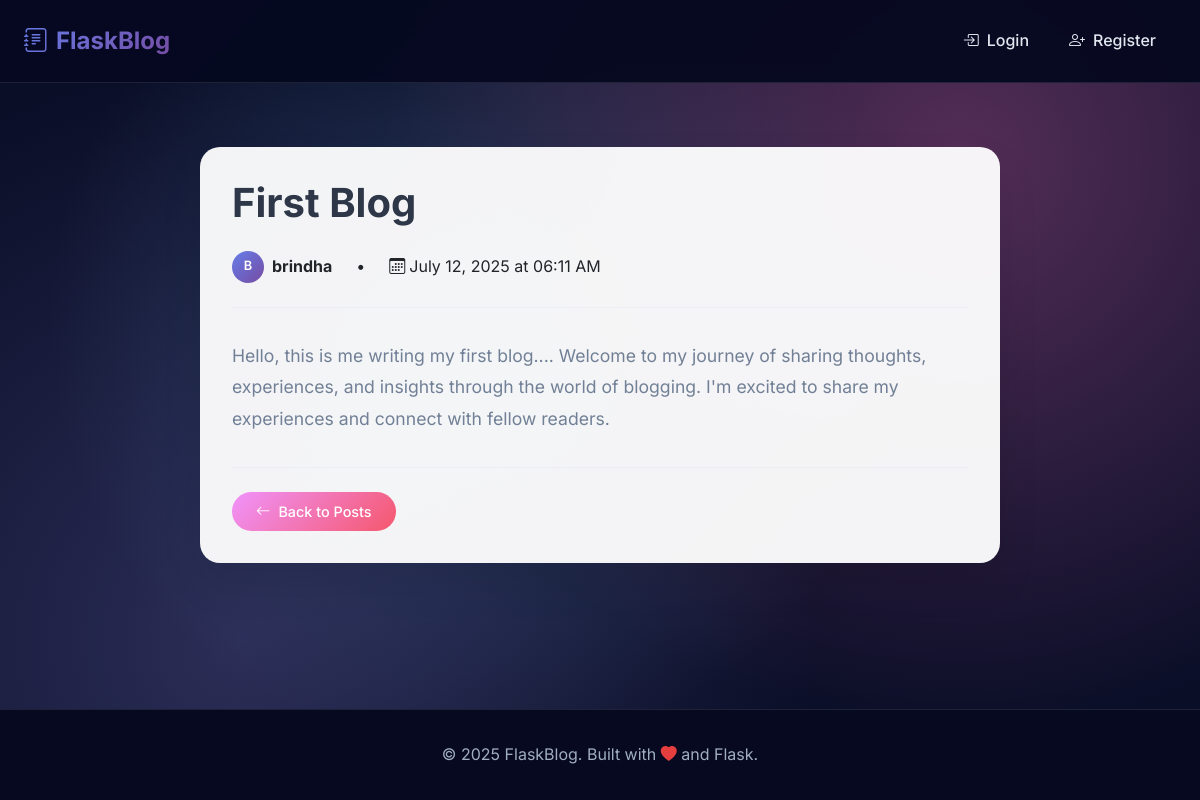
Screenshot of /post/2 with the database file from the repository.
### app.py (models this page shows, shortened)
class Post(db.Model):
    id = db.Column(db.Integer, primary_key=True)
    title = db.Column(db.String(200), nullable=False)
    content = db.Column(db.Text, nullable=False)
    date_posted = db.Column(db.DateTime, default=datetime.utcnow)
    user_id = db.Column(db.Integer, db.ForeignKey('user.id'), nullable=False)

class User(db.Model):
    id = db.Column(db.Integer, primary_key=True)
    username = db.Column(db.String(80), unique=True, nullable=False)
    email = db.Column(db.String(120), unique=True, nullable=False)
    password_hash = db.Column(db.String(128), nullable=False)
    posts = db.relationship('Post', backref='author', lazy=True)

### app.py (the view)
@app.route('/post/<int:post_id>')
def post(post_id):
    post = Post.query.get_or_404(post_id)
    current_user = get_current_user()
    return render_template('post.html', post=post, current_user=current_user)

### app.py (called while the page is built)
def get_current_user():
    if 'user_id' in session:
        return User.query.get(session['user_id'])
    return None

@app.context_processor
def inject_current_user():
    return {'current_user': get_current_user()}

### templates/post.html (shortened to what this page needs)
{% extends "base.html" %}
{% block content %}
<div class="container">
  <div class="post-detail">
    <h1 class="post-detail-title">{{ post.title }}</h1>
    <div class="post-detail-meta">
      <div class="author-info">
        <div class="author-avatar">{{ post.author.username[0].upper() }}</div>
        <span><strong>{{ post.author.username }}</strong></span>
      </div>
      <span>•</span>
      <span><i class="bi bi-calendar3 me-1"></i>{{ post.date_posted.strftime('%B %d, %Y at %I:%M %p') }}</span>
    </div>
    <div class="post-detail-content">
      {{ post.content|replace('\n', '<br>')|safe }}
    </div>
    <div class="post-actions">
      <a href="{{ url_for('index') }}" class="btn-secondary">
        <i class="bi bi-arrow-left me-2"></i>Back to Posts
      </a>
    </div>
  </div>
</div>
{% endblock %}

### static/css/style.css (style rules this page uses)
:root { --primary-gradient: linear-gradient(135deg, #667eea 0%, #764ba2 100%); --secondary-gradient: linear-gradient(135deg, #f093fb 0%, #f5576c 100%); --accent-gradient: linear-gradient(135deg, #4facfe 0%, #00f2fe 100%); --dark-bg: #0a0e27; --darker-bg: #060920; --card-bg: rgba(255, 255, 255, 0.95); --text-primary: #2d3748; --text-secondary: #718096; --border-color: rgba(255, 255, 255, 0.1); }
* { margin: 0; padding: 0; box-sizing: border-box; }
body { font-family: 'Inter', -apple-system, BlinkMacSystemFont, sans-serif; background: var(--dark-bg); background-image: radial-gradient(circle at 20% 80%, rgba(120, 119, 198, 0.3) 0%, transparent 50%), radial-gradient(circle at 80% 20%, rgba(255, 119, 198, 0.3) 0%, transparent 50%), radial-gradient(circle at 40% 40%, rgba(120, 200, 255, 0.2) 0%, transparent 50%); min-height: 100vh; display: flex; flex-direction: column; line-height: 1.6; }
.author-info { display: flex; align-items: center; gap: 0.5rem; }
.author-avatar { width: 32px; height: 32px; border-radius: 50%; background: var(--primary-gradient); display: flex; align-items: center; justify-content: center; color: white; font-weight: 600; font-size: 0.8rem; }
.btn-secondary { background: var(--secondary-gradient); border: none; padding: 0.5rem 1.5rem; border-radius: 25px; font-weight: 500; color: white; text-decoration: none; display: inline-block; transition: all 0.3s ease; font-size: 0.9rem; }
.post-detail { max-width: 800px; margin: 4rem auto; padding: 2rem; background: var(--card-bg); border-radius: 20px; box-shadow: 0 20px 40px rgba(0, 0, 0, 0.1); }
.post-detail-title { font-size: 2.5rem; font-weight: 700; color: var(--text-primary); margin-bottom: 1.5rem; line-height: 1.2; }
.post-detail-meta { display: flex; align-items: center; gap: 1.5rem; margin-bottom: 2rem; padding-bottom: 1.5rem; border-bottom: 1px solid rgba(226, 232, 240, 0.5); }
.post-detail-content { color: var(--text-secondary); line-height: 1.8; font-size: 1.1rem; margin-bottom: 2rem; }
.post-actions { display: flex; gap: 1rem; align-items: center; padding-top: 1.5rem; border-top: 1px solid rgba(226, 232, 240, 0.5); }
.post-detail { animation: fadeInUp 0.6s ease-out; }

### rows the page displays
Post: title "First Blog", date_posted "July 12, 2025 at 06:11 AM", content "Hello, this is me writing my first blog.... Welcome to my journey of sharing thoughts, experiences, and insights through the world of blogging. I'm excited to share my experiences and connect with fellow readers."
User: author "B", author.username "brindha"
